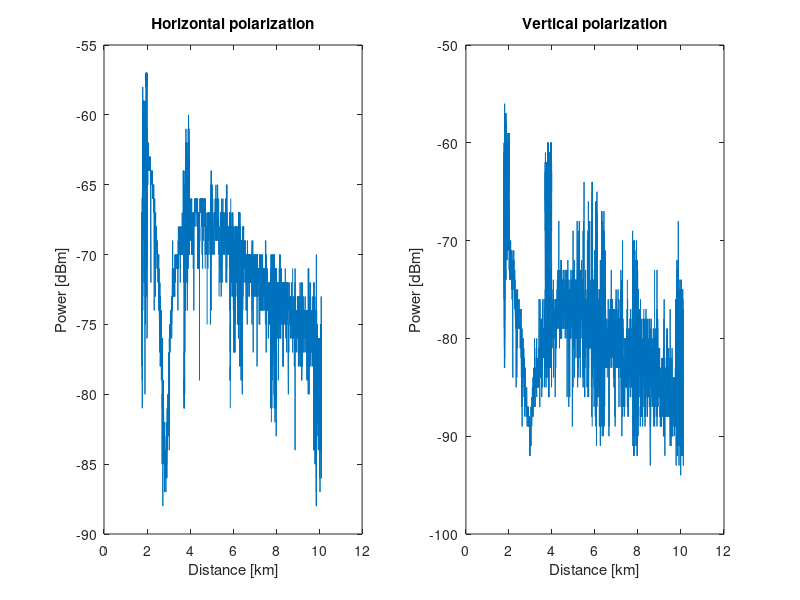
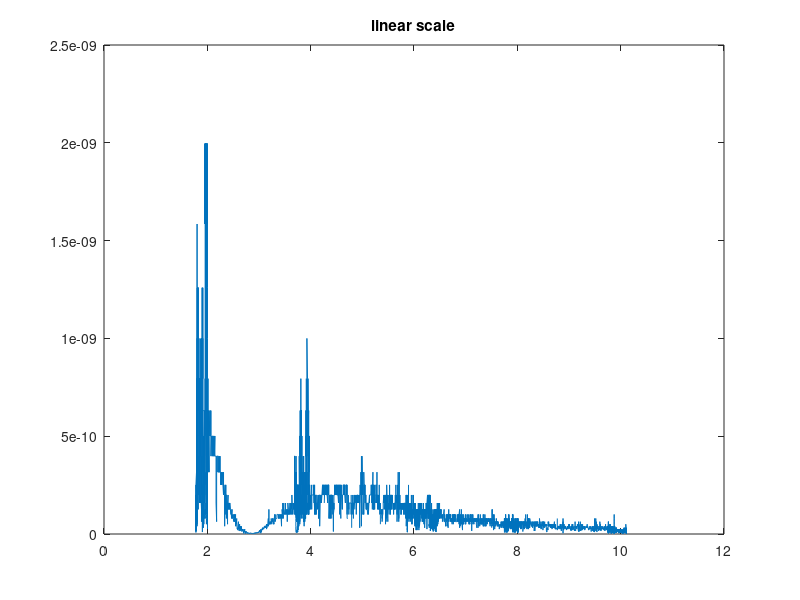
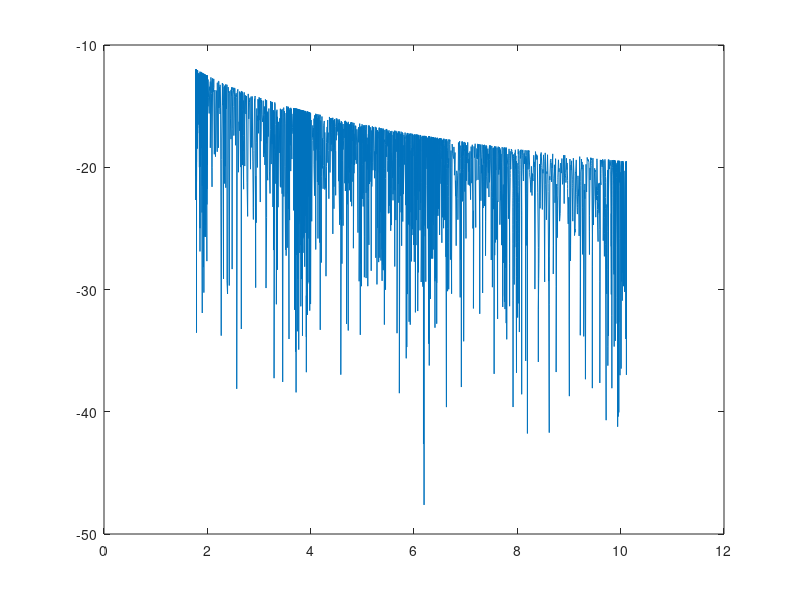

Write MATLAB code to recreate these figures, in order.
% Assignment 1
% Henning Schei

T  = 300; % Kelvin
Fc = 5.6e9; % Carrier frequency
%Bw = 60e6;  % System bandwidth
load('rssi_distance_omni_boat', '-mat')
% To obtain a SNR of 0 dB, the reciever must have a noise figure
% less than -97 dBm ? 



% Problem 2. 
subplot(1,2,1)
plot(d1, rssi1); 
xlabel 'Distance [km]'
ylabel 'Power [dBm]'
title 'Horizontal polarization'
subplot(1,2,2)
plot(d2,rssi2)
xlabel 'Distance [km]'
ylabel 'Power [dBm]'
title 'Vertical polarization'

figure;
% Linear scale 
test = rssi1 - 30;
test = power(10, test./10);

plot(d1, test);
title 'linear scale'









% Problem 3.
c0  = 3e6;
d = d1;
lamb = 1; %ask what value this is
E1 = lamb/(4*pi);
hTX = 25; hRX = 3; % 
d_phi = 2*hTX*hRX*2*pi*Fc ./ (d*c0);
Etot = E1.* (1./d).* sqrt((1-power(cos(d_phi),2) ) + power(sin(d_phi),2));
Etot = 10*log10(Etot);
figure;
plot(d1,Etot)

